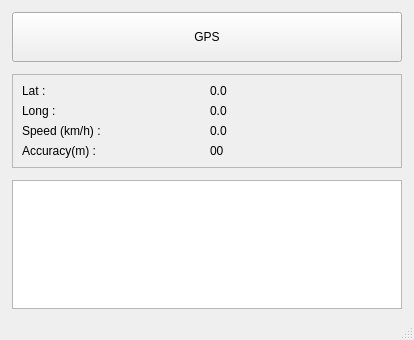
<?xml version="1.0" encoding="UTF-8"?>
<ui version="4.0">
 <class>gpsWindow</class>
 <widget class="QMainWindow" name="gpsWindow">
  <property name="geometry">
   <rect>
    <x>0</x>
    <y>0</y>
    <width>414</width>
    <height>340</height>
   </rect>
  </property>
  <property name="windowTitle">
   <string>gpsWindow</string>
  </property>
  <widget class="QWidget" name="centralwidget">
   <layout class="QVBoxLayout" name="verticalLayout">
    <property name="spacing">
     <number>12</number>
    </property>
    <property name="leftMargin">
     <number>12</number>
    </property>
    <property name="topMargin">
     <number>12</number>
    </property>
    <property name="rightMargin">
     <number>12</number>
    </property>
    <item>
     <widget class="QPushButton" name="pushButton_Close">
      <property name="minimumSize">
       <size>
        <width>0</width>
        <height>50</height>
       </size>
      </property>
      <property name="maximumSize">
       <size>
        <width>16777215</width>
        <height>16777215</height>
       </size>
      </property>
      <property name="text">
       <string>GPS</string>
      </property>
     </widget>
    </item>
    <item>
     <widget class="QFrame" name="frame">
      <property name="frameShape">
       <enum>QFrame::Shape::StyledPanel</enum>
      </property>
      <property name="frameShadow">
       <enum>QFrame::Shadow::Raised</enum>
      </property>
      <layout class="QGridLayout" name="gridLayout">
       <item row="0" column="0">
        <widget class="QLabel" name="label">
         <property name="minimumSize">
          <size>
           <width>50</width>
           <height>0</height>
          </size>
         </property>
         <property name="text">
          <string>Lat :</string>
         </property>
        </widget>
       </item>
       <item row="2" column="1">
        <widget class="QLabel" name="label_speed">
         <property name="minimumSize">
          <size>
           <width>100</width>
           <height>0</height>
          </size>
         </property>
         <property name="text">
          <string>0.0</string>
         </property>
        </widget>
       </item>
       <item row="1" column="0">
        <widget class="QLabel" name="label_3">
         <property name="minimumSize">
          <size>
           <width>50</width>
           <height>0</height>
          </size>
         </property>
         <property name="text">
          <string>Long :</string>
         </property>
        </widget>
       </item>
       <item row="1" column="1">
        <widget class="QLabel" name="label_Long">
         <property name="minimumSize">
          <size>
           <width>100</width>
           <height>0</height>
          </size>
         </property>
         <property name="text">
          <string>0.0</string>
         </property>
        </widget>
       </item>
       <item row="2" column="0">
        <widget class="QLabel" name="label_5">
         <property name="minimumSize">
          <size>
           <width>50</width>
           <height>0</height>
          </size>
         </property>
         <property name="text">
          <string>Speed (km/h) :</string>
         </property>
        </widget>
       </item>
       <item row="0" column="1">
        <widget class="QLabel" name="label_Lat">
         <property name="minimumSize">
          <size>
           <width>100</width>
           <height>0</height>
          </size>
         </property>
         <property name="text">
          <string>0.0</string>
         </property>
        </widget>
       </item>
       <item row="3" column="0">
        <widget class="QLabel" name="label_2">
         <property name="text">
          <string>Accuracy(m) :</string>
         </property>
        </widget>
       </item>
       <item row="3" column="1">
        <widget class="QLabel" name="label_acc">
         <property name="text">
          <string>00</string>
         </property>
        </widget>
       </item>
      </layout>
     </widget>
    </item>
    <item>
     <widget class="QPlainTextEdit" name="plainTextEdit">
      <property name="maximumSize">
       <size>
        <width>16777215</width>
        <height>150</height>
       </size>
      </property>
      <property name="readOnly">
       <bool>true</bool>
      </property>
     </widget>
    </item>
   </layout>
  </widget>
  <widget class="QStatusBar" name="statusbar"/>
 </widget>
 <resources/>
 <connections/>
</ui>
